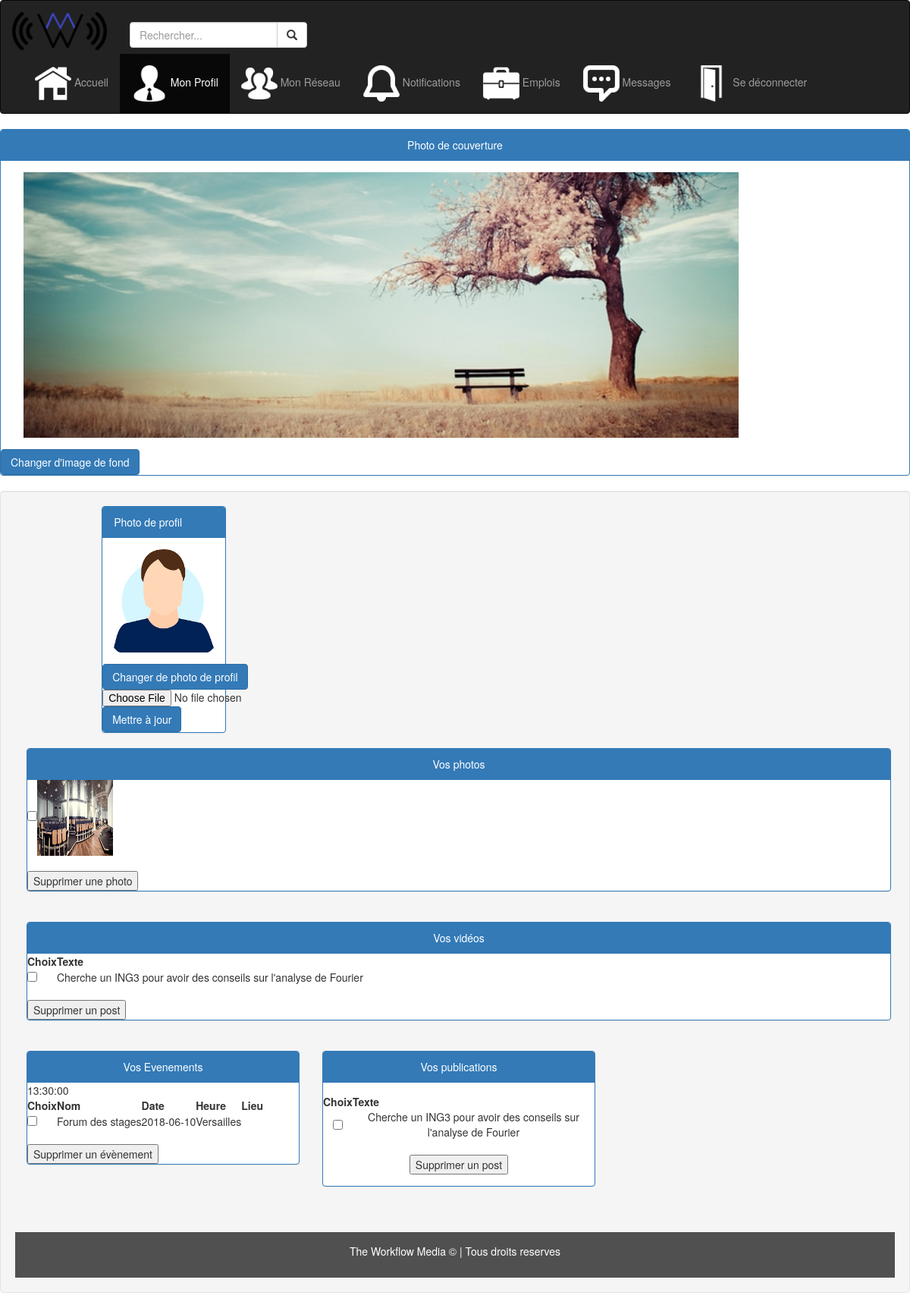
The page /PJ_WEB_2018_COUVREUR_KICINSKI_ELMILLIGY/Profil_profil_membre.php (signed in) on the database its author committed.
### tables this page shows
CREATE TABLE IF NOT EXISTS `utilisateur2` (
  `id_auteur` int(11) NOT NULL AUTO_INCREMENT,
  `login` varchar(255) NOT NULL,
  `prenom` varchar(255) NOT NULL,
  `nom` varchar(255) NOT NULL,
  `mdp` varchar(255) NOT NULL,
  `image_fond` varchar(255) NOT NULL,
  `photo_auteur` varchar(255) NOT NULL,
  `type_utilisateur` varchar(255) NOT NULL,
  `Description` varchar(10000) DEFAULT NULL,
  PRIMARY KEY (`id_auteur`)
);

CREATE TABLE IF NOT EXISTS `photo` (
  `id_photo` int(11) NOT NULL AUTO_INCREMENT,
  `id_auteur_photo` int(11) NOT NULL,
  `lieu_photo` varchar(255) NOT NULL,
  `date_photo` date NOT NULL,
  `heure_photo` time NOT NULL,
  `ressenti_photo` varchar(1000) NOT NULL,
  `activite_photo` varchar(1000) NOT NULL,
  `photo` varchar(255) NOT NULL,
  `photo_auteur` varchar(255) NOT NULL,
  PRIMARY KEY (`id_photo`,`id_auteur_photo`)
);

CREATE TABLE IF NOT EXISTS `post` (
  `id_post` int(11) NOT NULL AUTO_INCREMENT,
  `id_auteur_post` int(11) NOT NULL,
  `texte_post` varchar(1000) NOT NULL,
  `Nom` varchar(255) NOT NULL,
  PRIMARY KEY (`id_post`,`id_auteur_post`)
);

CREATE TABLE IF NOT EXISTS `evenement` (
  `id_evenement` int(11) NOT NULL AUTO_INCREMENT,
  `id_auteur_evenement` int(11) NOT NULL,
  `nom_evenement` varchar(255) NOT NULL,
  `date_evenement` date NOT NULL,
  `heure_evenement` time NOT NULL,
  `lieu_evenement` varchar(255) NOT NULL,
  `Nom` varchar(255) NOT NULL,
  PRIMARY KEY (`id_evenement`,`id_auteur_evenement`)
);

### PJ_WEB_2018_COUVREUR_KICINSKI_ELMILLIGY/Profil_profil_membre.php (the view, shortened to what this page needs)
<!DOCTYPE html>
<?php
$conn = connectMysql();
$req = mysqli_query($conn,"select * FROM utilisateur2 WHERE login = '".$_SESSION["login"]."'") or die(mysqli_error());
$data = mysqli_fetch_array($req);
$profile_pic = $data['photo_auteur'];
$cover_pic = $data['image_fond'];
$repertoire = "Icones/";
  ?>
<html lang="en">
<head>
  <link rel="stylesheet" href="https://maxcdn.bootstrapcdn.com/bootstrap/3.3.7/css/bootstrap.min.css">
  <link rel="stylesheet" href="style.css" />
</head>
<body>
<nav class="navbar navbar-inverse">
  <div class="container-fluid">
    <div class="navbar-header">
      <a class="navbar-brand" href="#" ><img src="Icones/logo.png" width="125" height="50" align="middle" alt="Accueil"> </a>
    </div>
    <div class="collapse navbar-collapse" id="myNavbar">
      <form class="navbar-form navbar-left" role="search"></br>
        <div class="form-group input-group">
          <input type="text" class="form-control" placeholder="Rechercher...">
          <span class="input-group-btn">
            <button class="btn btn-default" type="button">
              <span class="glyphicon glyphicon-search"></span>
            </button>
          </span>
        </div>
      </form>
      <ul class="nav navbar-nav" >
        <li><a href="Accueil_membre.php"><img src="Icones/accueil.ico" alt="Accueil"> Accueil </a></li>
        <li class="active"><a href="Profil_membre.php"><img src="Icones/profil.ico" alt="Mon Profil"> Mon Profil </a></li>
        <li><a href="Reseau_membre.php"><img src="Icones/reseau.ico" alt="Mon Réseau"> Mon Réseau </a></li>
        <li><a href="Notification_membre.php"><img src="Icones/notification.ico" alt="Notifications"> Notifications </a></li>
        <li><a href="emploi_membre.php"><img src="Icones/emploi.ico" alt="Emplois"> Emplois </a></li>
        <li><a href="Messages_membre.php"><img src="Icones/message.ico" alt="Messages"> Messages </a></li>
        <li><a href="logout.php"><img src="Icones/deco.ico" alt="Se déconnecter"> Se déconnecter </a></li>
      </ul>
    </div>
  </div>
</nav>
<div class="couverture">
    <div class="row">
        <div class="col-lg-12">
          <div class="panel panel-primary">
            <div class="panel-heading" align="center">Photo de couverture</div>
            <div class="panel-body"><img id="couverture" class="col-sm-10" src="<?php echo $repertoire.$cover_pic; ?>" alt="Image_fond" width="auto" height="350"/></div>
            <a href="Profil_fond_membre.php" class="boutonevent" ><button type="button" class="btn btn-primary">
              Changer d'image de fond
            </button></a>
          </div>
        </div>
    </div>
</div>
<div class="col-sm-12 well">
<div class="profil_description">
    <div class="row">
      <div class="col-sm-1">
      </div>
      <div class="col-sm-5">
        <div class="col-sm-5">
        <div class="panel panel-primary">
          <div class="panel-heading">Photo de profil</div>
          <div class="panel-body" align = "center">
            <img  class="img-responsive" src="<?php echo $repertoire.$profile_pic; ?>" alt="photo_auteur" width="200"/></div>
            <a href="Profil_profil.php" class="boutonevent" ><button type="button" class="btn btn-primary">
              Changer de photo de profil
            </button></a>
            <form action="Profil_changement.php" method="post" >
               <input type="file" name="photo_profil"/>
               <button type="submit" class="btn btn-primary">
                 Mettre à jour
               </button>
            </form>
        </div>
      </div>
      </div>
</div>
</div>
<div class="container">
  <div class="row">
    <div class="col-sm-12">
      <div class="panel panel-primary">
        <div class="panel-heading" align="center">Vos photos</div>
        <div class="container">
            <section class="row">
<?php
$id = $_SESSION['id_auteur'];
$query= "SELECT * FROM photo WHERE id_auteur_photo = '$id'";
$result = mysqli_query($conn,$query);
echo "<form  method='post'>";
echo "<table>";
while($row = mysqli_fetch_array($result)){
echo "<td>";
echo "<input type='checkbox' name='check_list3[]'" . " value=".$row['id_photo'].">";
?>
<img src="<?php echo $row['photo'];?>" height="100" width="100" >
<?php
}
echo "</table>";  ?>
<br>
<input type="submit" name="Supprimer_photo" value="Supprimer une photo">
            </section>
          </div>
      </div>
    </div>
  </div>
</div><br>
<div class="container">
    <div class="row">
      <div class="col-sm-12">
        <div class="panel panel-primary">
          <div class="panel-heading" align="center">Vos vidéos</div>
          <div class="container">
              <section class="row">
                <?php
                $id = $_SESSION['id_auteur'];
                $query = "SELECT * FROM post WHERE '$id' = id_auteur_post ";
                $result = mysqli_query($conn, $query    );
                echo "<form  method='post'>";
                echo "<table>";
                echo "<tr><th>Choix</th><th>Texte</th></tr>";
                while($row = mysqli_fetch_array($result)){
                echo "<tr><td><input type='checkbox' name='check_list3[]'" . " value=".$row['id_post']."></td>";
                echo "<td>" . $row['texte_post'] .  "</td></tr>";
                }
                echo "</table>";
                ?>
                <br>
                <input type="submit" name="Supprimer3" value="Supprimer un post">
              </section>
            </div>
        </div>
      </div>
    </div>
  </div><br>
<div class="container">
  <div class="row">
    <div class="col-sm-4">
      <div class="panel panel-primary">
        <div class="panel-heading" align="center">Vos Evenements</div>
        <div class="container">
                    <section class="row">
                      <?php
                      $id = $_SESSION['id_auteur'];
                      $query = "SELECT * FROM evenement WHERE '$id' = id_auteur_evenement ";
                      $result = mysqli_query($conn, $query    );
                      echo "<form  method='post'>";
                      echo "<table>";
                      echo "<tr><th>Choix</th><th>Nom</th><th>Date</th><th>Heure</th><th>Lieu</th></tr>";
                      while($row = mysqli_fetch_array($result)){
                      echo "<tr><td><input type='checkbox' name='check_list2[]'" . " value=".$row['id_evenement']."></td>";
                      echo "<td>" . $row['nom_evenement'] . "</td> <td>" . $row['date_evenement'] . "</td> </td>" . $row['heure_evenement'] . "</td> <td>" . $row['lieu_evenement'] . "</td></tr>";
                      }
                      echo "</table>";
                      ?>
                      <br>
                      <input type="submit" name="Supprimer" value="Supprimer un évènement">
                    </section>
                  </div>
      </div>
    </div>
    <div class="col-sm-4">
      <div class="panel panel-primary text-center">
        <div class="panel-heading">Vos publications</div>
        <div class="panel-body">
          <section class="row">
                      <?php
                      $id = $_SESSION['id_auteur'];
                      $query = "SELECT * FROM post WHERE '$id' = id_auteur_post ";
                      $result = mysqli_query($conn, $query    );
                      echo "<form  method='post'>";
                      echo "<table>";
                      echo "<tr><th>Choix</th><th>Texte</th></tr>";
                      while($row = mysqli_fetch_array($result)){
                      echo "<tr><td><input type='checkbox' name='check_list3[]'" . " value=".$row['id_post']."></td>";
                      echo "<td>" . $row['texte_post'] .  "</td></tr>";
                      }
                      echo "</table>";
                      ?>
                      <br>
                      <input type="submit" name="Supprimer3" value="Supprimer un post">
                    </section>
        </div>
      </div>
    </div>
  </div>
</div><br><br>
<footer class="container-fluid text-center">
  <p>The Workflow Media © | Tous droits reserves</p>
</footer>
</body>
</html>

### PJ_WEB_2018_COUVREUR_KICINSKI_ELMILLIGY/Profil_profil_membre.php (style rules this page uses)
footer { background-color: #505050; color: white; padding: 15px; }

### rows shown on the page
utilisateur2: image_fond (placeholder picture), photo_auteur (placeholder picture)
photo: photo (picture)
post: texte_post "Cherche un ING3 pour avoir des conseils sur l'analyse de Fourier"
evenement: nom_evenement "Forum des stages", date_evenement "2018-06-10", lieu_evenement "Versailles"
